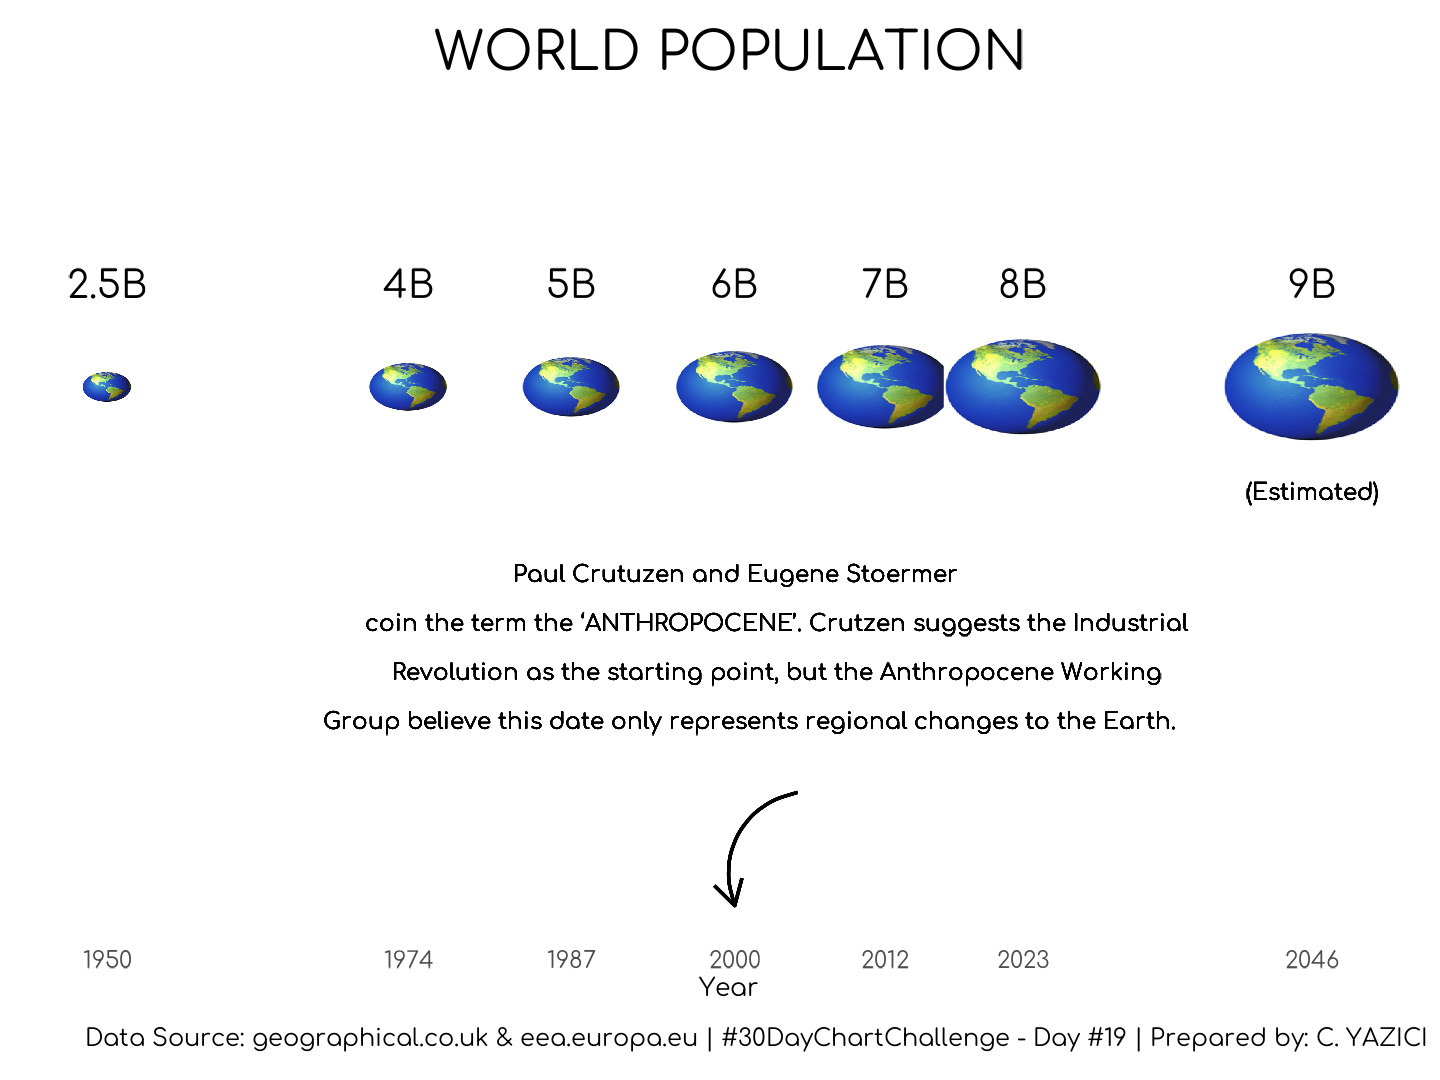

Here is the R script that generated this plot:
library(readxl)
library(emojifont)
library(showtext)
library(magick)

# Font in the Plot

font_add_google('Comfortaa', 'com')
showtext_auto()

# Data Import

img <- image_read("globe.png")
img_globe <- image_modulate(img, brightness = 100, saturation = 100, hue = 100)
print(img_globe)
img <- paste0("image_globe.png")

population_data <- read_xlsx("Population.xlsx") %>%
  mutate(img = img)

# The Plot
  
p <-  ggplot(population_data) +
  geom_image(aes(x = Year, y = 0.5, image = img, size = I(Population/70))) +
  geom_text(aes(x = 2000, y = 0.25, label = "Paul Crutuzen and Eugene Stoermer\n
            coin the term the ‘ANTHROPOCENE’. Crutzen suggests the Industrial\n
            Revolution as the starting point, but the Anthropocene Working\n
    Group believe this date only represents regional changes to the Earth."),
            family = "com", size = 6) +
    geom_text(aes(x = Year, y = 0.6, label = paste0(Population, "B")),
              family = "com", size = 10) +
    geom_text(aes(x = 2046, y = 0.4, label = "(Estimated)"), family = "com",
              size = 6) +
    geom_curve(aes(x = 2005, xend = 2000, 
                   y = 0.11, yend = 0.001), color = "black",
               arrow = arrow(length = unit(1, "cm")), size = 1.5) +
    coord_cartesian(ylim = c(0, 0.75),
                    xlim = c(1949, 2050)) +
    scale_x_continuous(breaks = population_data$Year) +
    labs(title = "WORLD POPULATION",
         caption = "\nData Source: geographical.co.uk & eea.europa.eu | #30DayChartChallenge - Day #19 | Prepared by: C. YAZICI") +
  theme(panel.background = element_rect(fill = "grey100", color = NA),
        plot.background = element_rect(fill = "grey100", color = NA),
        panel.grid = element_blank(),
        axis.ticks = element_blank(),
        axis.title.y = element_blank(),
        axis.text.y = element_blank(),
        axis.text.x = element_text(family = "com", size = 17),
        axis.title.x = element_text(family = "com", size = 19),
        plot.caption = element_text(family = "com", hjust = 1, size = 18),
        plot.title = element_text(family = "com", hjust = 0.5, size = 40),
        plot.margin = unit(c(1.0, 0.5, 1.0, 1.0), "cm"))


# Save the Plot

ggsave("Day19.png", p, width = 20, height = 15, dpi = 72)





